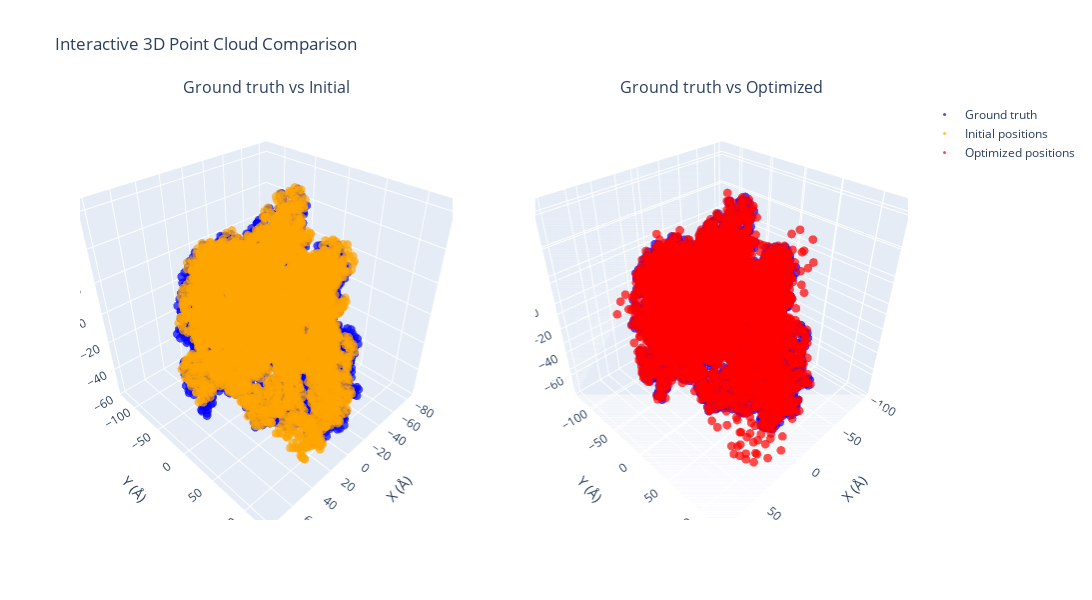

Here is the notebook cell this chart was saved with:
### Code cell
import plotly.graph_objects as go
from plotly.subplots import make_subplots


def plot_3d_point_clouds_interactive(
    pos1, pos2, label1="Ground truth", label2="Comparison"
):
    """Create interactive 3D scatter plots with plotly"""

    # Create subplots with 3D scene type
    fig = make_subplots(
        rows=1,
        cols=2,
        subplot_titles=[f"{label1} vs Initial", f"{label1} vs Optimized"],
        specs=[[{"type": "scatter3d"}, {"type": "scatter3d"}]],
    )

    # First subplot: Ground truth vs Initial
    fig.add_trace(
        go.Scatter3d(
            x=pos1[:, 0],
            y=pos1[:, 1],
            z=pos1[:, 2],
            mode="markers",
            marker=dict(size=3, color="blue", opacity=0.7),
            name=label1,
            showlegend=True,
        ),
        row=1,
        col=1,
    )

    fig.add_trace(
        go.Scatter3d(
            x=initial_positions[:, 0],
            y=initial_positions[:, 1],
            z=initial_positions[:, 2],
            mode="markers",
            marker=dict(size=3, color="orange", opacity=0.7),
            name="Initial positions",
            showlegend=True,
        ),
        row=1,
        col=1,
    )

    # Second subplot: Ground truth vs Optimized
    fig.add_trace(
        go.Scatter3d(
            x=pos1[:, 0],
            y=pos1[:, 1],
            z=pos1[:, 2],
            mode="markers",
            marker=dict(size=3, color="blue", opacity=0.7),
            name=label1,
            showlegend=False,  # Don't duplicate legend
        ),
        row=1,
        col=2,
    )

    fig.add_trace(
        go.Scatter3d(
            x=opt_positions[:, 0],
            y=opt_positions[:, 1],
            z=opt_positions[:, 2],
            mode="markers",
            marker=dict(size=3, color="red", opacity=0.7),
            name="Optimized positions",
            showlegend=True,
        ),
        row=1,
        col=2,
    )

    # Update layout
    fig.update_layout(
        title="Interactive 3D Point Cloud Comparison",
        width=1200,
        height=600,
        scene=dict(
            xaxis_title="X (Å)",
            yaxis_title="Y (Å)",
            zaxis_title="Z (Å)",
            aspectmode="cube",
        ),
        scene2=dict(
            xaxis_title="X (Å)",
            yaxis_title="Y (Å)",
            zaxis_title="Z (Å)",
            aspectmode="cube",
        ),
    )

    return fig


# Use it like this:
fig = plot_3d_point_clouds_interactive(
    ground_truth_positions, initial_positions, label1="Ground truth"
)
fig.show()

### Figure 1 — Plotly figure (JSON) as saved in the notebook; plotly's stock layout.template omitted (floating-point values rounded to 4 significant figures; data arrays with more than 128 entries replaced by an {"elided": "..."} marker saying what was removed)
{"data": [{"marker": {"color": "blue", "opacity": 0.7, "size": 3}, "mode": "markers", "name": "Ground truth", "scene": "scene", "showlegend": true, "type": "scatter3d", "x": {"elided": "5382 float values"}, "y": {"elided": "5382 float values"}, "z": {"elided": "5382 float values"}}, {"marker": {"color": "orange", "opacity": 0.7, "size": 3}, "mode": "markers", "name": "Initial positions", "scene": "scene", "showlegend": true, "type": "scatter3d", "x": {"elided": "5382 float values"}, "y": {"elided": "5382 float values"}, "z": {"elided": "5382 float values"}}, {"marker": {"color": "blue", "opacity": 0.7, "size": 3}, "mode": "markers", "name": "Ground truth", "scene": "scene2", "showlegend": false, "type": "scatter3d", "x": {"elided": "5382 float values"}, "y": {"elided": "5382 float values"}, "z": {"elided": "5382 float values"}}, {"marker": {"color": "red", "opacity": 0.7, "size": 3}, "mode": "markers", "name": "Optimized positions", "scene": "scene2", "showlegend": true, "type": "scatter3d", "x": {"elided": "5382 float values"}, "y": {"elided": "5382 float values"}, "z": {"elided": "5382 float values"}}], "layout": {"annotations": [{"font": {"size": 16}, "showarrow": false, "text": "Ground truth vs Initial", "x": 0.225, "xanchor": "center", "xref": "paper", "y": 1, "yanchor": "bottom", "yref": "paper"}, {"font": {"size": 16}, "showarrow": false, "text": "Ground truth vs Optimized", "x": 0.775, "xanchor": "center", "xref": "paper", "y": 1, "yanchor": "bottom", "yref": "paper"}], "height": 600, "scene": {"aspectmode": "cube", "domain": {"x": [0, 0.45], "y": [0, 1]}, "xaxis": {"title": {"text": "X (Å)"}}, "yaxis": {"title": {"text": "Y (Å)"}}, "zaxis": {"title": {"text": "Z (Å)"}}}, "scene2": {"aspectmode": "cube", "domain": {"x": [0.55, 1], "y": [0, 1]}, "xaxis": {"title": {"text": "X (Å)"}}, "yaxis": {"title": {"text": "Y (Å)"}}, "zaxis": {"title": {"text": "Z (Å)"}}}, "title": {"text": "Interactive 3D Point Cloud Comparison"}, "width": 1200}}
